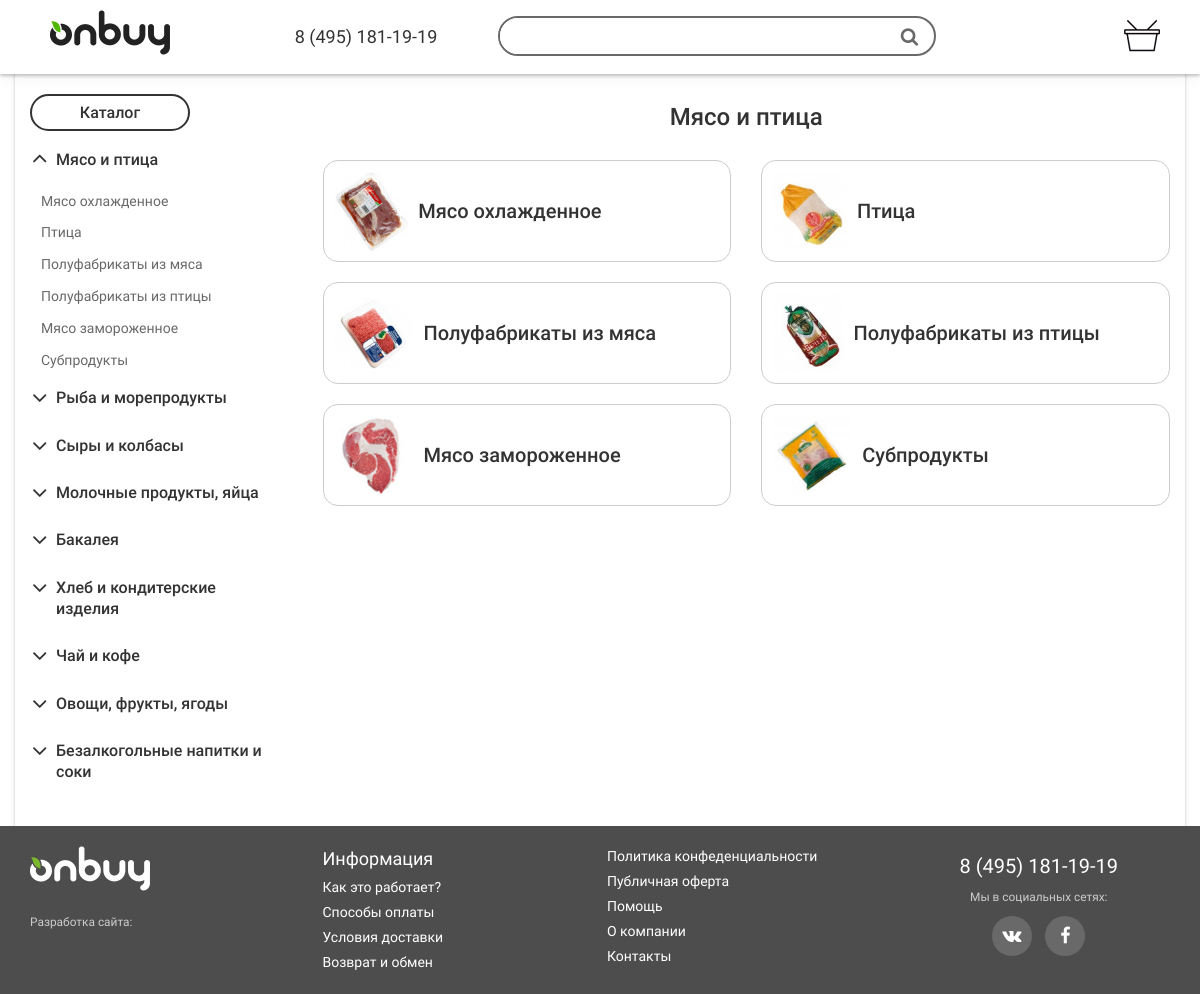
Page /category/1 on the committed database.
### tables this page shows
CREATE TABLE `company` (
  `id` int(11) NOT NULL,
  `name` varchar(125) NOT NULL,
  `phone` varchar(45) NOT NULL,
  `email` varchar(45) NOT NULL,
  `address` varchar(255) NOT NULL,
  `site` varchar(128) NOT NULL
);

CREATE TABLE `category` (
  `id` int(11) NOT NULL,
  `name` varchar(128) NOT NULL,
  `image` varchar(128) DEFAULT NULL
);

CREATE TABLE `category_item` (
  `id` int(11) NOT NULL,
  `name` varchar(128) NOT NULL,
  `category_id` int(11) NOT NULL,
  `image` varchar(128) DEFAULT NULL
);

### engine/Render.php (called while the page is built, shortened)
<?php
class Render implements IRenderer {
    public function renderTemplate($template, $params = []) {
        extract($params);
        $templatePath = App::call()->config['templates_dir'] . $template . '.php';
        include $templatePath;
        return ob_get_clean();
    }
}

### public/index.php (called while the page is built, shortened)
<?php
include "../engine/Autoload.php";
$config = include __DIR__ . "/../config/config.php";
try {
    App::call()->run($config);
} catch (\PDOException $e) {
    echo 'PDO error! ';
    echo $e->getMessage();
} catch (\Exception $e) {
    echo $e->getMessage();
}

### engine/Db.php (called while the page is built, shortened)
<?php
class Db {
    private $config;
    private $connection = null;
    public function __construct($driver, $host, $port, $login, $password, $database, $charset = "utf8") {
        $this->config['driver'] = $driver;
        $this->config['host'] = $host;
        $this->config['port'] = $port;
        $this->config['login'] = $login;
        $this->config['password'] = $password;
        $this->config['database'] = $database;
        $this->config['charset'] = $charset;
    }
    private function getConnection() {
        if (is_null($this->connection)) {
            $this->connection = new \PDO($this->prepareDSNstr(),
                $this->config['login'],
                $this->config['password']
            );
            $this->connection->setAttribute(
                \PDO::ATTR_DEFAULT_FETCH_MODE,
                \PDO::FETCH_ASSOC);
            $this->connection->setAttribute(
                \PDO::ATTR_DEFAULT_FETCH_MODE,
                \PDO::ERRMODE_EXCEPTION);
        }
        return $this->connection;
    }
    private function prepareDSNstr() {
        return sprintf("%s:host=%s;port=%s;dbname=%s;charset=%s",
            $this->config['driver'],
            $this->config['host'],
            $this->config['port'],
            $this->config['database'],
            $this->config['charset']
        );
    }
    private function query($sql, $params) {
        $pdoStatement = $this->getConnection()->prepare($sql);
        $pdoStatement->execute($params);
        return $pdoStatement;
    }
    public function queryObject($sql, $params, $class) {
        $pdoStatement = $this->query($sql, $params);
        $pdoStatement->setFetchMode(\PDO::FETCH_CLASS | \PDO::FETCH_PROPS_LATE, $class);
        $obj = $pdoStatement->fetch();
        return $obj;
    }
    public function queryAll($sql, $param = []) {
        return $this->query($sql, $param)->fetchAll();
    }
}

### model/Repository.php (called while the page is built, shortened)
<?php
abstract class Repository {
    protected $db;
    public function __construct() {
        $this->db = App::call()->db;
    }
    public function getOne($id) {
        $tableName = $this->getTableName();
        $sql = "SELECT * FROM {$tableName} WHERE id = :id";
        return $this->db->queryObject($sql, ['id' => $id], $this->getEntityClass());
    }
}

### model/repositories/SubcategoryRepository.php (called while the page is built, shortened)
<?php
class SubcategoryRepository extends Repository {
    public function getFilledItem($id = null) {
        $tableName = $this->getTableName();
        $tableProducts = App::call()->productRepository->getTableName();
        $params = [];
        $sql = "SELECT {$tableName}.id, {$tableName}.`name`, {$tableName}.category_id, {$tableName}.image, count(products.id) as `products_count`
        FROM {$tableProducts} INNER JOIN {$tableName} ON {$tableProducts}.subcategory = {$tableName}.id
        WHERE {$tableProducts}.`active`=1";
        if (!is_null($id)) {
            $sql .= " AND {$tableName}.category_id = :id";
            $params['id'] = $id;
        }
        $sql .= " GROUP BY {$tableName}.id";
        return $this->db->queryAll($sql, $params);
    }
    public function getTableName() {
        return 'category_item';
    }
}

### traits/Tsingletone.php (called while the page is built, shortened)
<?php
trait Tsingletone {
    private static $instance = null;
    public static function getInstance() {
        if (is_null(static::$instance)) {
            static::$instance = new static();
        }
        return static::$instance;
    }
}

### engine/Autoload.php (called while the page is built, shortened)
<?php
class Autoload {
    public function loadClass($className) {
        $fileName = str_replace(["onbuy", "\\"], [__DIR__ . "/..", DIRECTORY_SEPARATOR], "{$className}.php");
    }
}

### engine/Storage.php (called while the page is built, shortened)
<?php
class Storage {
    protected $items = [];
    public function get($key) {
        if(!isset($this->items[$key])){
            $this->items[$key] = App::call()->createComponent($key);
        }
        return $this->items[$key];
    }
}

### model/repositories/CategoryRepository.php (called while the page is built, shortened)
<?php
class CategoryRepository extends Repository {
    public function getFilledCategory() {
        $tableName = $this->getTableName();
        $tableProducts = App::call()->productRepository->getTableName();
        $tableSubcategory = App::call()->subcategoryRepository->getTableName();
        $sql = "SELECT {$tableName}.id, {$tableName}.`name`, count(products.id) as `products_count`
                FROM {$tableProducts} INNER JOIN {$tableSubcategory} ON {$tableProducts}.subcategory = {$tableSubcategory}.id
                INNER JOIN {$tableName} ON {$tableSubcategory}.category_id = {$tableName}.id
                WHERE {$tableProducts}.`active`=1 GROUP BY {$tableName}.id";
        return $this->db->queryAll($sql);
    }
    public function getTableName() {
        return 'category';
    }
    public function getEntityClass() {
        return Category::class;
    }
}

### model/repositories/ProductRepository.php (called while the page is built, shortened)
<?php
class ProductRepository extends Repository {
    public function getTableName() {
        return 'products';
    }
}

### model/repositories/CompanyRepository.php (called while the page is built, shortened)
<?php
class CompanyRepository extends Repository {
    public function getContact() {
        return $this->getOne(1);
    }
}

### views/layouts/aside.php (the view)
<div class="row">
    <aside class="col-md-3 hidden-xs hidden-sm">
        <div class="left-menu">
            <a href="#catalog-menu" class="btn btn-primary btn-lg" data-toggle="collapse">Каталог</a>
            <div id="catalog-menu" class="collapse">
                <? foreach ($menu as $category): ?>
                <div class="panel">
                    <a href="#category<?=$category['id'];?>" class="btn btn-link btn-lg" data-toggle="collapse" data-parent="#catalog-menu" <?=$category['id']==$current ? 'aria-expanded="true"': '';?>><?=$category['name'];?></a>
                    <div id="category<?=$category['id'];?>" class="collapse<?=$category['id']==$current ? ' in': '';?>">
                        <ul class="list-unstyled">
                            <? foreach ($menu_items as $item): ?>
                            <? if($item['category_id'] == $category['id']): ?>
                            <li <?=$item['id']==$current_item ? 'class="active"' : '';?>>
                                <a href="/catalog/<?=$item['id'];?>"><?=$item['name'];?></a>
                            </li>
                            <? endif; ?>
                            <? endforeach; ?>
                        </ul>
                    </div>
                </div>
                <? endforeach; ?>
            </div>
        </div>
    </aside>
    <div class="col-xs-12 col-md-9">
        <? if(isset($pagetitle)): ?>
        <h1 class="text-center page-title"><?=$pagetitle;?></h1>
        <? endif; ?>
        <?=$content;?>
    </div>
</div>

### views/category.php
<menu class="row nav-catalog list-unstyled">
<? foreach ($category_items as $item): ?>
<li class="col-xs-12 col-sm-6">
    <a href="/catalog/<?=$item['id'];?>" class="unstyled">
        <img src="img/category/<?=isset($item['image']) ? $item['image']: 'category_default.jpg';?>" alt="<?=$item['name'];?>"/>
        <span><?=$item['name'];?></span>
    </a>
</li>
<? endforeach; ?>
</menu>

### views/layouts/main.php (shortened to what this page needs)
<!DOCTYPE html>
<html lang="ru">
    <head>
        <link href="/css/main.min.css" rel="stylesheet"/>
    </head>
    <body>
        <div id="maincontent">
            <header class="container-fluid" id="header">
                <div class="row">
                    <div class="container">
                        <div class="row" >
                            <div class="col-xs-6 col-sm-3 col-xl-1">
                                <a href="/">
                                    <img src="img/logo.png" alt="<?=$company->name;?>" class="img-responsive logo"/>
                                </a>
                            </div>
                            <div class="col-xs-6 col-sm-3 col-sm-push-6 col-md-push-0 col-xl-1 phone text-right">
                                <a href="tel:<?=preg_replace('/\D/', '', $company->phone);?>" class="unstyled"><?=$company->phone;?></a>
                            </div>
                            <div class="col-xs-12 col-sm-6 col-sm-pull-3 col-md-pull-0 col-xl-2 searh">
                                <form method="post" action="/catalog/search">
                                    <div class="input-group">
                                        <input type="text" class="form-control" name="searh"/>
                                        <span class="input-group-btn">
                                            <button class="btn btn-default" name="submit" type="submit"><i class="fa fa-search fa-lg" aria-hidden="true"></i></button>
                                        </span>
                                    </div>
                                </form>
                            </div>
                            <div class="col-xs-9 col-xs-offset-3 col-sm-4 col-sm-offset-8 col-md-offset-0 col-xl-1 text-right customer">
                                <? if($cart): ?>
                                <a href="/basket/" class="basket-open" aria-label="Корзина покупателя">
                                    <i class="fa cart" aria-hidden="true"></i>
                                </a>
                                <? endif; ?>
                            </div>
                        </div>
                    </div>
                </div>
            </header>
            <main>
                <div class="container shadow">
<?=$content?>
                </div>
            </main>
            <footer class="container-fluid" id="footer">
                <div class="row">
                    <div class="container">
                        <div class="row">
                            <div class="col-xs-6 col-sm-4 col-md-3">
                                <p>
                                    <a href="/" class="unstyled">
                                        <img src="img/logo-white.png" alt="<?=$company->name;?>" class="logo"/>
                                    </a>
                                </p>
                                <a class="sopdu unstyled" href="#" target="_blank">
                                    <small>Разработка сайта:</small>
                                </a>
                            </div>
                            <div class="col-sm-4 col-md-6 hidden-xs">
                                <ul class="list-unstyled">
                                    <li><span>Информация</span></li>
                                    <li><a href="/info/">Как это работает?</a></li>
                                    <li><a href="/info/payment/">Способы оплаты</a></li>
                                    <li><a href="/info/delivery/">Условия доставки</a></li>
                                    <li><a href="/info/returns/">Возврат и обмен</a></li>
                                    <li><a href="#">Политика конфеденциальности</a></li>
                                    <li><a href="#">Публичная оферта</a></li>
                                    <li><a href="/info/faq/">Помощь</a></li>
                                    <li><a href="/info/about/">О компании</a></li>
                                    <li><a href="/contact/">Контакты</a></li>
                                </ul>
                            </div>
                            <div class="col-xs-6 col-sm-4 col-md-3 text-center">
                                <a href="tel:<?=preg_replace('/\D/', '', $company->phone);?>" class="unstyled"><?=$company->phone;?></a>
                                <p><small>Мы в социальных сетях:</small></p>
                                <a href="#" rel="nofollow" target="_blank" class="btn btn-round">
                                    <i class="fa fa-vk" aria-hidden="true"></i>
                                </a>
                                <a href="#" rel="nofollow" target="_blank" class="btn btn-round">
                                    <i class="fa fa-facebook" aria-hidden="true"></i>
                                </a>
                            </div>
                        </div>
                    </div>
                </div>
            </footer>
        </div>
    </body>
</html>

### rows in the picture
company: phone "8 (495) 181-19-19"
category: name "Мясо и птица"
category_item: name "Мясо охлажденное", image (picture)
category_item: name "Птица", image (picture)
category_item: name "Полуфабрикаты из мяса", image (picture)
category_item: name "Полуфабрикаты из птицы", image (picture)
category_item: name "Мясо замороженное", image (picture)
category_item: name "Субпродукты", image (picture)
category: name "Рыба и морепродукты"
category: name "Сыры и колбасы"
category: name "Молочные продукты, яйца"
category: name "Бакалея"
category: name "Хлеб и кондитерские изделия"
category: name "Чай и кофе"
category: name "Овощи, фрукты, ягоды"
category: name "Безалкогольные напитки и соки"

### other values in the picture
$pagetitle "Мясо и птица"
